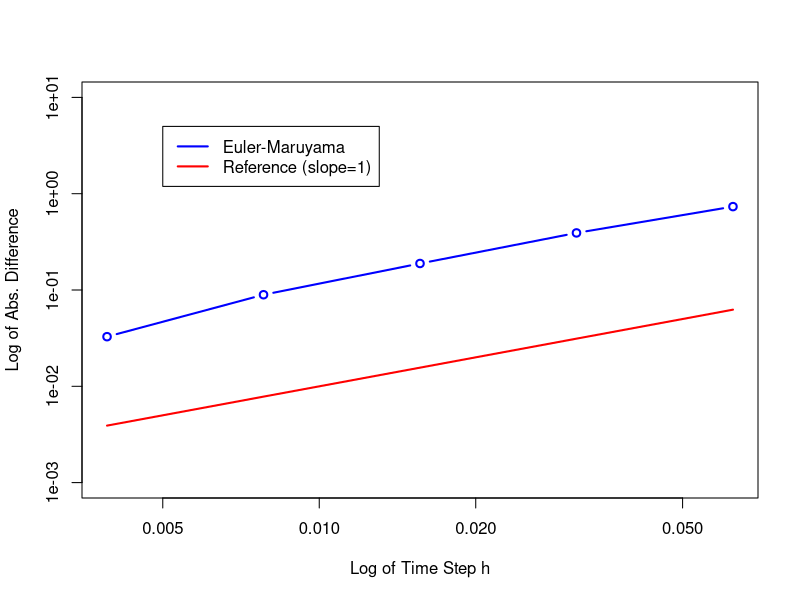

Source code (R):
lamb  = 2
mu    = 1
Xzero = 1

################## PARTE III #########################
# Fazendo os gráficos do erro das médias (FRACO)
T  = 1
N  = 2**9 # number of discrete time steps
dt = T/N
M  = 2000 # number of repetitions
P  = 5

Xem_at_T   = matrix(rep(0,M*P),ncol=P)
Xtrue_at_T = rep(0,M)

for(s in 1:M)
{
    dW = sqrt(dt)*rnorm(N)
    WT  = sum(dW)
    
    # Analytic solution
    Xtrue = Xzero*exp((lamb-0.5*mu**2)*T+mu*WT)
    Xtrue_at_T[s] = Xtrue
    
    # Euler-Maruyama:
    for( p in 1:5 )
    {
        R=2**p
        L=N/R
        Dt=R*dt
        Xem=Xzero
        for( j in 1:floor(L))
        {
            Winc= sum(dW[(R*(j-1)+1):(R*j)])
            Xem = Xem + Dt*lamb*Xem + mu*Xem*Winc
        }
        Xem_at_T[s,p]=Xem
    }
}

# Tirando a média e calculando a diferença entre médias.
mXerr = abs(mean(Xtrue_at_T) - colMeans(Xem_at_T))

# Fazendo o gráfico
dts = c(dt*2**(1:5))
plot(dts,mXerr,ylab="Log of Abs. Difference",
     xlab="Log of Time Step h",type="b",col="blue",lwd=2,ylim=c(0.001,10),log="xy")
lines(dts,dts^(1),lwd=2,col="red")
legend(0.005, 5, legend=c("Euler-Maruyama", "Reference (slope=1)"),
       col=c("blue", "red"), lty=1, lwd=2)
